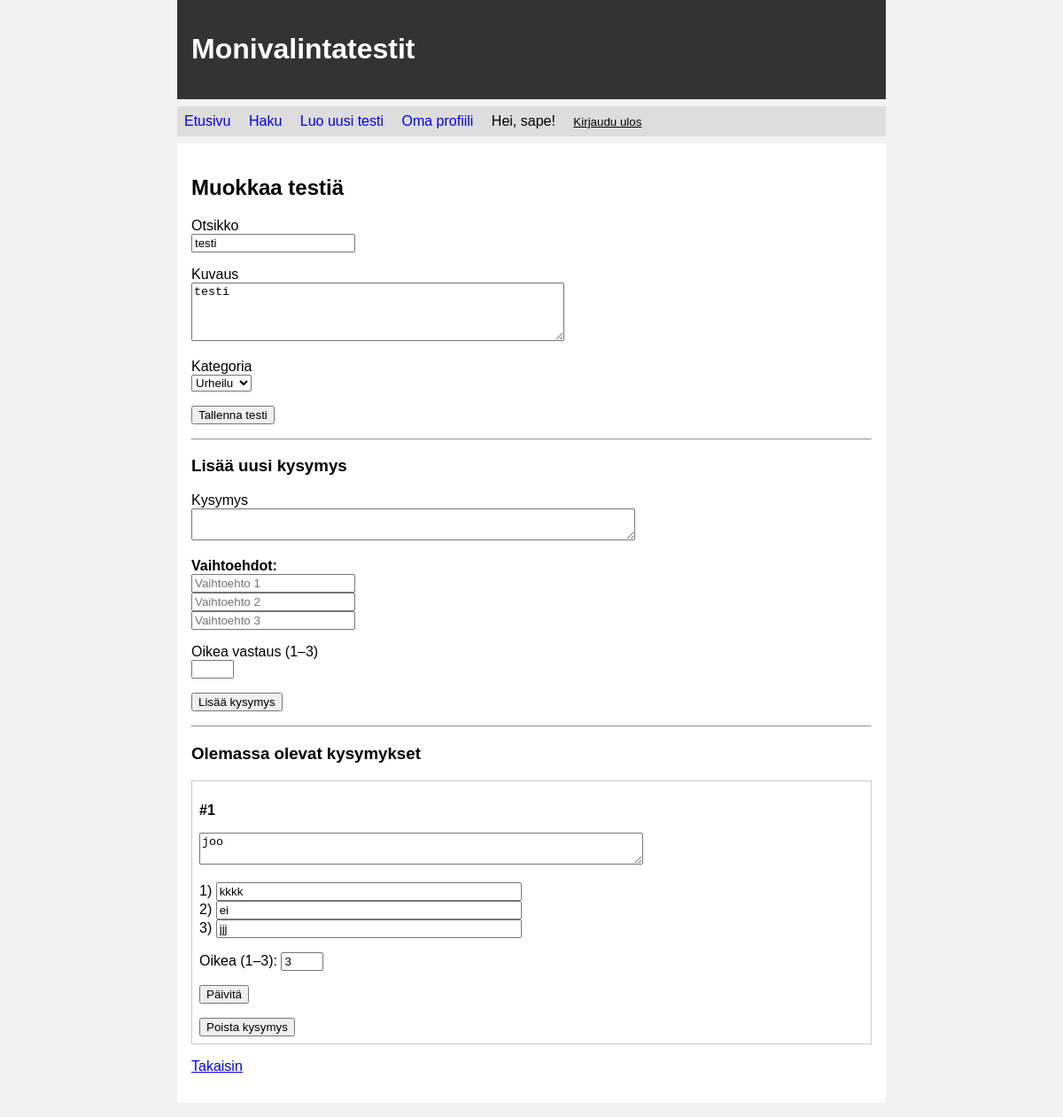
The page /edit_set/1 (signed in) on the database as committed earlier.
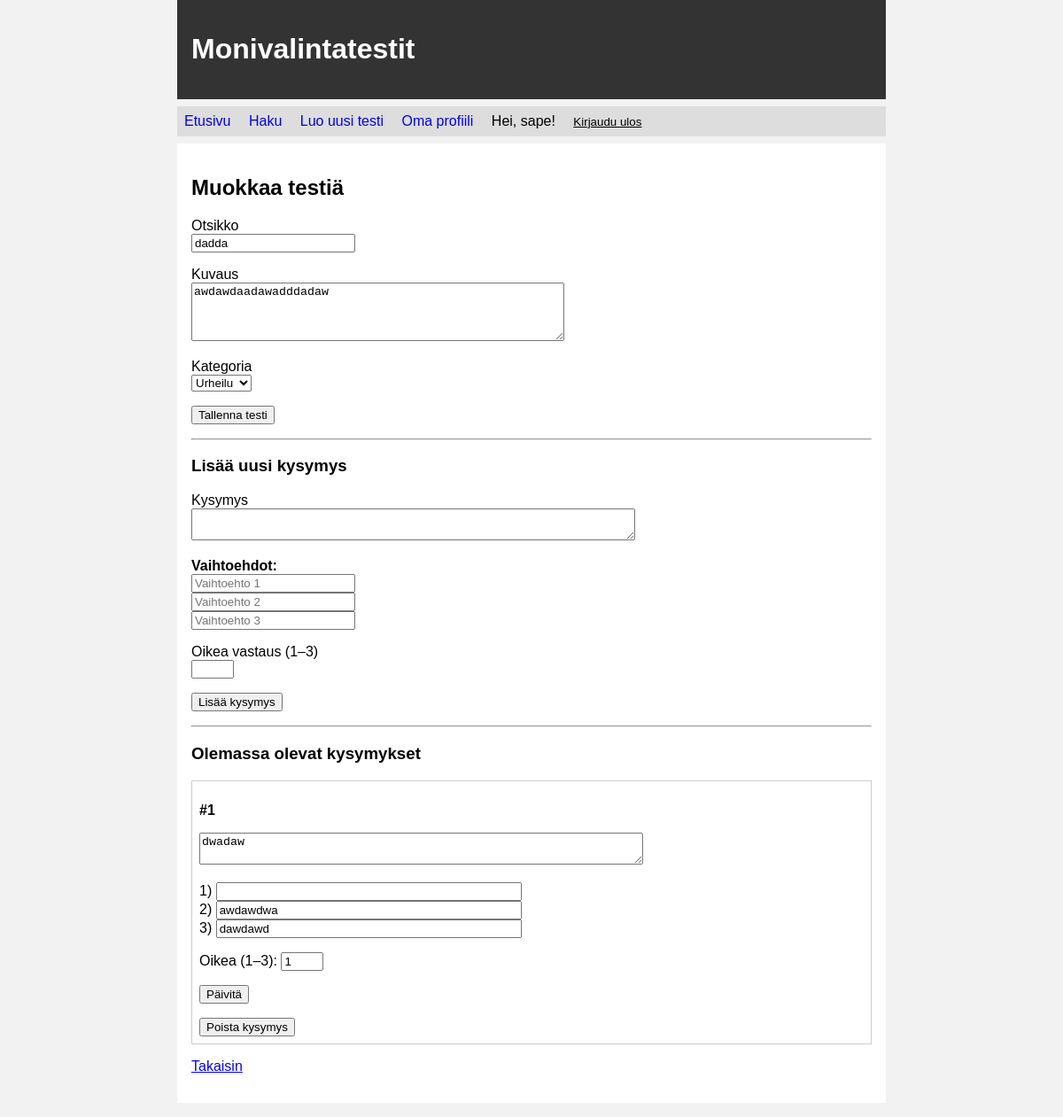
The same page on the database as committed later.
### tables this page shows
CREATE TABLE sets (
        id INTEGER PRIMARY KEY,
        title TEXT,
        description TEXT,
        user_id INTEGER REFERENCES users,
        category_id INTEGER REFERENCES categories,
        created_at TEXT
    );

CREATE TABLE questions (
        id INTEGER PRIMARY KEY,
        set_id INTEGER REFERENCES sets,
        question_text TEXT,
        answer1 TEXT,
        answer2 TEXT,
        answer3 TEXT,
        correct_answer INTEGER
    );

CREATE TABLE categories (
        id INTEGER PRIMARY KEY,
        name TEXT UNIQUE
    );

### app.py (the view, shortened to what this page needs)
@app.route("/edit_set/<int:set_id>", methods=["GET", "POST"])
def edit_set(set_id):
    require_login()
    s = get_set(set_id)
    if not s or s["user_id"] != session["user_id"]:
        abort(404 if not s else 403)
    if request.method == "GET":
        return render_template("edit_set.html", s=s,
                               categories=get_categories(),
                               questions=get_questions(set_id))

### app.py (called while the page is built)
def require_login():
    if "user_id" not in session:
        abort(403)

def get_categories():
    return db.query("SELECT id, name FROM categories ORDER BY name")

def get_set(set_id):
    rows = db.query("""SELECT s.*, c.name AS category_name, u.username
                       FROM sets s
                       LEFT JOIN categories c ON s.category_id=c.id
                       JOIN users u ON s.user_id=u.id
                       WHERE s.id=?""", [set_id])
    return rows[0] if rows else None

def get_questions(set_id):
    return db.query("""SELECT * FROM questions WHERE set_id=?""", [set_id])

### db.py (called while the page is built)
def get_connection():
    con = sqlite3.connect("database.db")
    con.execute("PRAGMA foreign_keys = ON")
    con.row_factory = sqlite3.Row
    return con

def query(sql, params=None):
    if params is None:
        params = []
    con = get_connection()
    try:
        return con.execute(sql, params).fetchall()
    finally:
        con.close()

### templates/edit_set.html (shortened to what this page needs)
{% extends "layout.html" %}
{% block content %}
<h2>Muokkaa testiä</h2>
<form action="/edit_set/{{ s.id }}" method="post">
  <p>
    <label for="title">Otsikko</label><br>
    <input type="text" id="title" name="title" value="{{ s.title }}" maxlength="100">
  </p>
  <p>
    <label for="desc">Kuvaus</label><br>
    <textarea id="desc" name="description" rows="4" cols="50">{{ s.description }}</textarea>
  </p>
  <p>
    <label for="category">Kategoria</label><br>
    <select id="category" name="category_id">
      {% for cat in categories %}
        <option value="{{ cat.id }}" {% if s.category_id == cat.id %}selected{% endif %}>
          {{ cat.name }}
        </option>
      {% endfor %}
    </select>
  </p>
  <p><input type="submit" value="Tallenna testi"></p>
</form>
<hr>
<h3>Lisää uusi kysymys</h3>
<form action="/edit_set/{{ s.id }}" method="post">
  <p>
    <label for="qtext">Kysymys</label><br>
    <textarea id="qtext" name="question_text" rows="2" cols="60"></textarea>
  </p>
  <p><b>Vaihtoehdot:</b><br>
    <input type="text" name="answer1" placeholder="Vaihtoehto 1"><br>
    <input type="text" name="answer2" placeholder="Vaihtoehto 2"><br>
    <input type="text" name="answer3" placeholder="Vaihtoehto 3"><br>
  </p>
  <p>
    <label for="correct">Oikea vastaus (1–3)</label><br>
    <input type="number" min="1" max="3" id="correct" name="correct">
  </p>
  <p><input type="submit" value="Lisää kysymys"></p>
</form>
<hr>
<h3>Olemassa olevat kysymykset</h3>
{% for q in questions %}
  <div class="question">
    <form action="/update_question/{{ q.id }}" method="post" style="margin-bottom:0.5em;">
      <p><b>#{{ loop.index }}</b></p>
      <p>
        <textarea name="question_text" rows="2" cols="60">{{ q.question_text }}</textarea>
      </p>
      <p>
        1) <input type="text" name="answer1" value="{{ q.answer1 }}" size="40"><br>
        2) <input type="text" name="answer2" value="{{ q.answer2 }}" size="40"><br>
        3) <input type="text" name="answer3" value="{{ q.answer3 }}" size="40">
      </p>
      <p>
        Oikea (1–3):
        <input type="number" name="correct" min="1" max="3" value="{{ q.correct_answer }}">
      </p>
      <p><button type="submit">Päivitä</button></p>
    </form>
    <form action="/delete_question/{{ q.id }}" method="post"
          onsubmit="return confirm('Poistetaanko kysymys?');">
      <button>Poista kysymys</button>
    </form>
  </div>
{% endfor %}
<p><a href="/set/{{ s.id }}">Takaisin</a></p>
{% endblock %}

Rows that differ between the two databases and show on the page:
removed questions: question_text "joo", answer1 "kkkk", answer2 "ei", answer3 "jjj", correct "3"
changed sets "Urheilu": title "testi" → "dadda"; description "testi" → "awdawdaadawadddadaw"
added questions: question_text "dwadaw", answer2 "awdawdwa", answer3 "dawdawd", correct "1"
